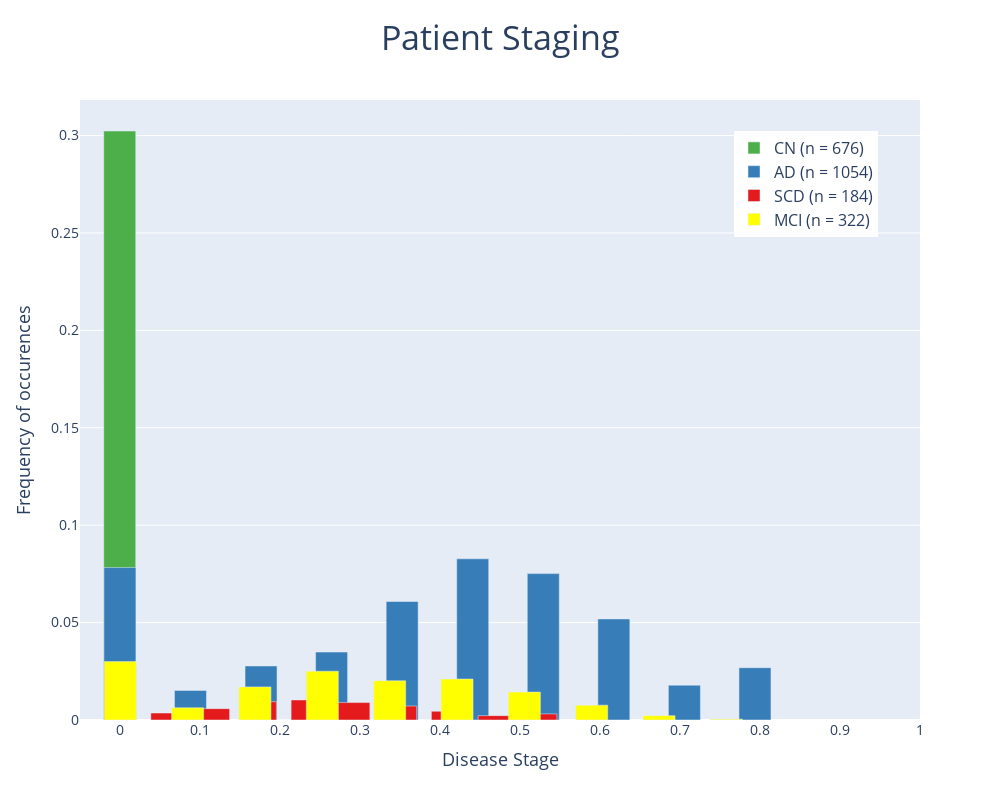

Notebook source saved alongside this figure:
### Code cell
fig = patient_staging(S=S,
                      diagnosis=diagnosis, 
                      color_list = color_list,
                      num_bins=10, 
                      bin_width=0.04)
fig

### Figure 1 — Plotly figure (JSON) as saved in the notebook; plotly's stock layout.template omitted (floating-point values rounded to 4 significant figures)
{"data": [{"marker": {"color": "#4daf4a"}, "name": "CN (n = 676)", "type": "bar", "width": [0.04, 0.04, 0.04, 0.04, 0.04, 0.04, 0.04, 0.04, 0.04, 0.04], "x": [-0.5, -0.4, -0.3, -0.2, -0.1, 0, 0.1, 0.2, 0.3, 0.4], "y": [0, 0, 0, 0, 0, 0.3023, 0, 0, 0, 0]}, {"marker": {"color": "#377eb8"}, "name": "AD (n = 1054)", "type": "bar", "width": [0.04, 0.04, 0.04, 0.04, 0.04, 0.04, 0.04, 0.04, 0.04, 0.04], "x": [0, 0.0882, 0.1764, 0.2646, 0.3528, 0.441, 0.5292, 0.6174, 0.7056, 0.7938], "y": [0.07826, 0.01521, 0.02773, 0.03488, 0.06082, 0.08274, 0.07513, 0.05188, 0.01789, 0.02683]}, {"marker": {"color": "#e41a1c"}, "name": "SCD (n = 184)", "type": "bar", "width": [0.04, 0.04, 0.04, 0.04, 0.04, 0.04, 0.04, 0.04, 0.04, 0.04], "x": [0, 0.05845, 0.1169, 0.1753, 0.2338, 0.2922, 0.3507, 0.4091, 0.4676, 0.526], "y": [0.02728, 0.003578, 0.005814, 0.009392, 0.01029, 0.008945, 0.007156, 0.004472, 0.002236, 0.003131]}, {"marker": {"color": "#ffff00"}, "name": "MCI (n = 322)", "type": "bar", "width": [0.04, 0.04, 0.04, 0.04, 0.04, 0.04, 0.04, 0.04, 0.04, 0.04], "x": [0, 0.08419, 0.1684, 0.2526, 0.3368, 0.4209, 0.5051, 0.5893, 0.6735, 0.7577], "y": [0.02996, 0.006261, 0.01699, 0.02504, 0.02013, 0.02102, 0.01431, 0.007603, 0.002236, 0.0004472]}], "layout": {"autosize": false, "barmode": "group", "height": 800, "legend": {"font": {"size": 16}, "x": 0.95, "xanchor": "right", "y": 0.95, "yanchor": "top"}, "title": {"font": {"size": 34}, "text": "Patient Staging", "x": 0.5}, "width": 1000, "xaxis": {"dtick": 0.1, "range": [-0.05, 1], "tick0": 0, "tickfont": {"size": 14}, "tickmode": "linear", "title": {"font": {"size": 18}, "text": "Disease Stage"}}, "yaxis": {"tickfont": {"size": 14}, "title": {"font": {"size": 18}, "text": "Frequency of occurences"}}}}
